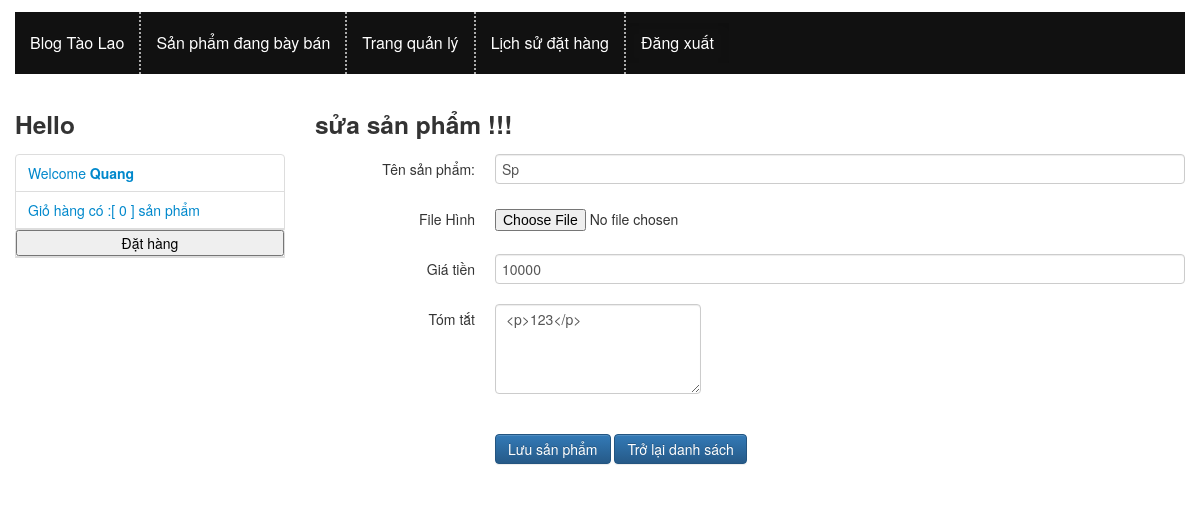
Screenshot of /index.php?c=product&m=edit&id=1 (signed in) with the database file from the repository.
### tables this page shows
CREATE TABLE IF NOT EXISTS `products` (
  `product_id` int(11) unsigned NOT NULL AUTO_INCREMENT,
  `product_name` text NOT NULL,
  `product_image` text NOT NULL,
  `product_ucontent` text NOT NULL,
  `product_price` float NOT NULL DEFAULT '0',
  PRIMARY KEY (`product_id`)
);

### includes/common.php (called while the page is built, shortened)
<?php
function render($file, $data) {
    extract($data);
    include ROOT . DS . 'views' . DS . $file;
}

### controllers/product.php (called while the page is built, shortened)
	<?php
function product_edit()
{
	$data = array();
	$Currentproduct = empty($_GET['id']) ? null : strtolower($_GET['id']);
	$data['products'] = model('product')->getOneBy($Currentproduct,'product_id');
	$data['template_file'] = 'product/edit.php';
	render('layout.php', $data);
}
	?>

### includes/db.php (called while the page is built, shortened)
<?php
function db_get_all($sql) {
    $result = mysql_query($sql);
    $data = array();
    if ($result) {
        while ($row = mysql_fetch_assoc($result)) {
            $data[] = $row;
        }
    }
    return $data;
}

### models/model.php (called while the page is built, shortened)
<?php
class Model {
    public $table = '';
    public function getOneBy($value, $field = null) {
        $sql = "SELECT * FROM `{$this->table}` WHERE `{$field}` = '" . esc($value) . "' LIMIT 1";
        $rows = db_get_all($sql);
        return isset($rows) ? $rows : false;
    }
}

### views/product/edit.php (the view, shortened to what this page needs)
<?php if($products !=null)
{
?>
<h3>sửa sản phẩm !!!</h3>
<form id="frmpost" class="form-horizontal" method="post" action="" enctype="multipart/form-data" >
  <div>
    <div class="control-group">
      <label class="control-label" for="inputName" >Tên sản phẩm: </label>
      <div class="controls">
        <input type="text" id="inputName" required placeholder="Tên sản phẩm" name="product_name" style="width:100%" value="<?php echo $products[0]['product_name']; ?>" />
      </div>
    </div>
    <div class="control-group">
      <label class="control-label" for="inputImage">File Hình </label>
      <div class="controls">
        <td> <input type="file" name="product_image" id="product_image" /> </td>
      </div>
    </div>
    <div class="control-group">
      <label class="control-label"  for="inputTag">Giá tiền </label>
      <div class="controls">
      <input type="number" required id="product_price" placeholder="Nhập số tiền" name="product_price" style="width:100%" value="<?php echo $products[0]['product_price'] ?>" />
      </div>
    </div>
    <div class="control-group">
      <label class="control-label" for="inputUcontent" >Tóm tắt</label>
      <div class="controls">
        <textarea rows="4" cols="50" name="product_ucontent" placeholder="Tóm tắt" class="ckeditor"> <?php echo $products[0]['product_ucontent'] ?> </textarea>
      </div>
    </div>
  </div>
  <br/>
  <div class="control-group" >
    <div class="controls">
      <button type="submit" class="btn btn-primary">Lưu sản phẩm</button>
      <a href="index.php?c=post&m=list; ?>" class="btn btn-primary">Trở lại danh sách</a>
    </div>
  </div>
</form>
<?php } ?>

### rows the page displays
products: product_name "Sp", product_price "10000", product_ucontent "<p>123</p>"

### other values shown
$logged['name'] "Quang"
$item "0"
